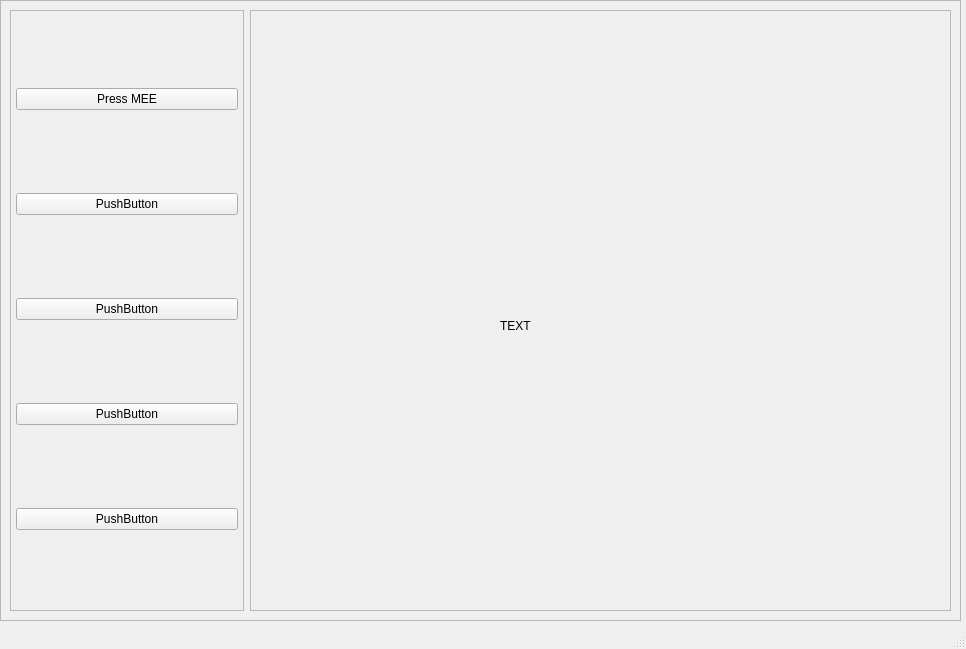
<?xml version="1.0" encoding="UTF-8"?>
<ui version="4.0">
 <class>MainWindow</class>
 <widget class="QMainWindow" name="MainWindow">
  <property name="geometry">
   <rect>
    <x>0</x>
    <y>0</y>
    <width>966</width>
    <height>649</height>
   </rect>
  </property>
  <property name="windowTitle">
   <string>MainWindow</string>
  </property>
  <widget class="QWidget" name="centralwidget">
   <widget class="QFrame" name="frame">
    <property name="geometry">
     <rect>
      <x>0</x>
      <y>0</y>
      <width>961</width>
      <height>621</height>
     </rect>
    </property>
    <property name="frameShape">
     <enum>QFrame::StyledPanel</enum>
    </property>
    <property name="frameShadow">
     <enum>QFrame::Raised</enum>
    </property>
    <layout class="QHBoxLayout" name="horizontalLayout" stretch="1,3">
     <item>
      <widget class="QFrame" name="frame_2">
       <property name="frameShape">
        <enum>QFrame::StyledPanel</enum>
       </property>
       <property name="frameShadow">
        <enum>QFrame::Raised</enum>
       </property>
       <layout class="QVBoxLayout" name="verticalLayout">
        <property name="leftMargin">
         <number>5</number>
        </property>
        <property name="topMargin">
         <number>0</number>
        </property>
        <property name="rightMargin">
         <number>5</number>
        </property>
        <property name="bottomMargin">
         <number>0</number>
        </property>
        <item>
         <widget class="QPushButton" name="ToggleButton">
          <property name="text">
           <string>Press MEE</string>
          </property>
         </widget>
        </item>
        <item>
         <widget class="QPushButton" name="pushButton_2">
          <property name="text">
           <string>PushButton</string>
          </property>
         </widget>
        </item>
        <item>
         <widget class="QPushButton" name="pushButton_3">
          <property name="text">
           <string>PushButton</string>
          </property>
         </widget>
        </item>
        <item>
         <widget class="QPushButton" name="pushButton_4">
          <property name="text">
           <string>PushButton</string>
          </property>
         </widget>
        </item>
        <item>
         <widget class="QPushButton" name="pushButton_5">
          <property name="text">
           <string>PushButton</string>
          </property>
         </widget>
        </item>
       </layout>
      </widget>
     </item>
     <item>
      <widget class="QFrame" name="frame_3">
       <property name="frameShape">
        <enum>QFrame::StyledPanel</enum>
       </property>
       <property name="frameShadow">
        <enum>QFrame::Raised</enum>
       </property>
       <widget class="QLabel" name="label">
        <property name="geometry">
         <rect>
          <x>250</x>
          <y>160</y>
          <width>261</width>
          <height>311</height>
         </rect>
        </property>
        <property name="text">
         <string>TEXT</string>
        </property>
       </widget>
      </widget>
     </item>
    </layout>
   </widget>
  </widget>
  <widget class="QStatusBar" name="statusbar"/>
 </widget>
 <resources/>
 <connections/>
</ui>
